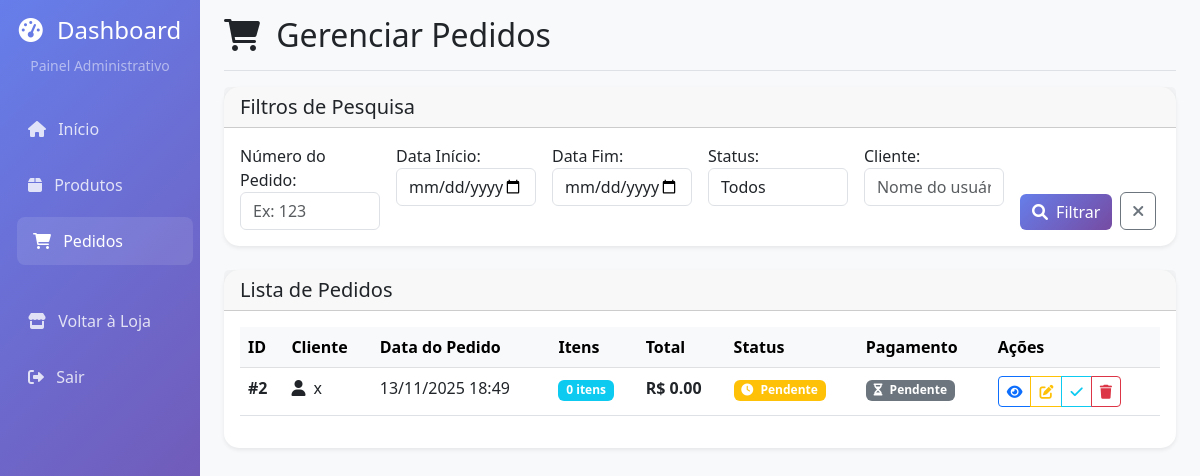
Screenshot of /dashboard/pedidos/ (signed in) with the database file from the repository.
### carrinho/models.py (models this page shows, shortened)
class Pedido(models.Model):
    usuario = models.ForeignKey(User, on_delete=models.SET_NULL, null=True, blank=True)
    data_pedido = models.DateTimeField(auto_now_add=True)
    completo = models.BooleanField(default=False)
    transaction_id = models.CharField(max_length=100, null=True)
    status_pagamento = models.CharField(max_length=20, default='pendente') # Adicionado campo de status de pagamento
    @property
    def get_carrinho_total(self):
        itempedidos = self.itempedido_set.all()
        total = sum([item.get_total for item in itempedidos])
        return total
    @property
    def get_carrinho_itens(self):
        itempedidos = self.itempedido_set.all()
        total = sum([item.quantidade for item in itempedidos])
        return total

### dashboard/views.py (the view)
# urls.py: path('pedidos/', views.pedidos_list, name='pedidos_list'),
@login_required
@user_passes_test(is_staff_user)
def pedidos_list(request):
    form = PedidoFilterForm(request.GET)
    pedidos = Pedido.objects.all()
    if form.is_valid():
        pedido_id = form.cleaned_data.get('pedido_id')
        data_inicio = form.cleaned_data.get('data_inicio')
        data_fim = form.cleaned_data.get('data_fim')
        status = form.cleaned_data.get('status')
        usuario = form.cleaned_data.get('usuario')
        if pedido_id:
            pedidos = pedidos.filter(id=pedido_id)
        if data_inicio:
            pedidos = pedidos.filter(data_pedido__date__gte=data_inicio)
        if data_fim:
            pedidos = pedidos.filter(data_pedido__date__lte=data_fim)
        if status:
            if status == 'completo':
                pedidos = pedidos.filter(completo=True)
            elif status == 'pendente':
                pedidos = pedidos.filter(completo=False)
        if usuario:
            pedidos = pedidos.filter(usuario__username__icontains=usuario)
    pedidos = pedidos.order_by('-data_pedido')
    paginator = Paginator(pedidos, 15)  # 15 pedidos por página
    page_number = request.GET.get('page')
    page_obj = paginator.get_page(page_number)
    context = {
        'page_obj': page_obj,
        'form': form,
    }
    return render(request, 'dashboard/pedidos_list.html', context)

### dashboard/forms.py
class PedidoFilterForm(forms.Form):
    pedido_id = forms.IntegerField(
        required=False,
        label='Número do Pedido',
        widget=forms.NumberInput(attrs={
            'class': 'form-control',
            'placeholder': 'Ex: 123'
        })
    )
    data_inicio = forms.DateField(
        required=False,
        label='Data Início',
        widget=forms.DateInput(attrs={
            'class': 'form-control',
            'type': 'date'
        })
    )
    data_fim = forms.DateField(
        required=False,
        label='Data Fim',
        widget=forms.DateInput(attrs={
            'class': 'form-control',
            'type': 'date'
        })
    )
    status = forms.ChoiceField(
        required=False,
        label='Status',
        choices=[
            ('', 'Todos'),
            ('completo', 'Completo'),
            ('pendente', 'Pendente'),
        ],
        widget=forms.Select(attrs={'class': 'form-control'})
    )
    usuario = forms.CharField(
        required=False,
        label='Cliente',
        widget=forms.TextInput(attrs={
            'class': 'form-control',
            'placeholder': 'Nome do usuário'
        })
    )

### dashboard/views.py (called while the page is built)
def is_staff_user(user):
    return user.is_staff

### dashboard/templates/dashboard/pedidos_list.html (shortened to what this page needs)
{% extends 'dashboard/base.html' %}
{% block page_title %}
    <i class="fas fa-shopping-cart me-2"></i>
    Gerenciar Pedidos
{% endblock %}
{% block content %}
    <div class="card">
        <div class="card-header">
            <h5 class="card-title mb-0">Filtros de Pesquisa</h5>
        </div>
        <div class="card-body">
            <form method="GET" class="row g-3">
                <div class="col-md-2">
                    {{ form.pedido_id.label_tag }}
                    {{ form.pedido_id }}
                </div>
                <div class="col-md-2">
                    {{ form.data_inicio.label_tag }}
                    {{ form.data_inicio }}
                </div>
                <div class="col-md-2">
                    {{ form.data_fim.label_tag }}
                    {{ form.data_fim }}
                </div>
                <div class="col-md-2">
                    {{ form.status.label_tag }}
                    {{ form.status }}
                </div>
                <div class="col-md-2">
                    {{ form.usuario.label_tag }}
                    {{ form.usuario }}
                </div>
                <div class="col-md-2 d-flex align-items-end">
                    <button type="submit" class="btn btn-primary me-2">
                        <i class="fas fa-search me-1"></i>
                        Filtrar
                    </button>
                    <a href="{% url 'dashboard:pedidos_list' %}" class="btn btn-outline-secondary">
                        <i class="fas fa-times"></i>
                    </a>
                </div>
            </form>
        </div>
    </div>
    <div class="card mt-4">
        <div class="card-header">
            <h5 class="card-title mb-0">Lista de Pedidos</h5>
        </div>
        <div class="card-body">
            {% if page_obj %}
                <div class="table-responsive">
                    <table class="table table-hover">
                        <thead class="table-light">
                            <tr>
                                <th>ID</th>
                                <th>Cliente</th>
                                <th>Data do Pedido</th>
                                <th>Itens</th>
                                <th>Total</th>
                                <th>Status</th>
                                <th>Pagamento</th>
                                <th>Ações</th>
                            </tr>
                        </thead>
                        <tbody>
                            {% for pedido in page_obj %}
                            <tr>
                                <td><strong>#{{ pedido.id }}</strong></td>
                                <td>
                                    {% if pedido.usuario %}
                                        <i class="fas fa-user me-1"></i>
                                        {{ pedido.usuario.username }}
                                    {% else %}
                                        <i class="fas fa-user-slash me-1 text-muted"></i>
                                        <span class="text-muted">Anônimo</span>
                                    {% endif %}
                                </td>
                                <td>{{ pedido.data_pedido|date:"d/m/Y H:i" }}</td>
                                <td>
                                    <span class="badge bg-info">{{ pedido.get_carrinho_itens }} itens</span>
                                </td>
                                <td><strong>R$ {{ pedido.get_carrinho_total|floatformat:2 }}</strong></td>
                                <td>
                                    {% if pedido.completo %}
                                        <span class="badge bg-success">
                                            <i class="fas fa-check me-1"></i>
                                            Finalizado
                                        </span>
                                    {% else %}
                                        <span class="badge bg-warning">
                                            <i class="fas fa-clock me-1"></i>
                                            Pendente
                                        </span>
                                    {% endif %}
                                </td>
                                <td>
                                    {% if pedido.status_pagamento == 'pago' %}
                                        <span class="badge bg-success">
                                            <i class="fas fa-credit-card me-1"></i>
                                            Pago
                                        </span>
                                    {% elif pedido.status_pagamento == 'cancelado' %}
                                        <span class="badge bg-danger">
                                            <i class="fas fa-times me-1"></i>
                                            Cancelado
                                        </span>
                                    {% else %}
                                        <span class="badge bg-secondary">
                                            <i class="fas fa-hourglass-half me-1"></i>
                                            Pendente
                                        </span>
                                    {% endif %}
                                </td>
                                <td>
                                    <div class="btn-group" role="group">
                                        <a href="{% url 'dashboard:pedido_detail' pedido.id %}"
                                           class="btn btn-sm btn-outline-primary" title="Ver Detalhes">
                                            <i class="fas fa-eye"></i>
                                        </a>
                                        <a href="{% url 'dashboard:pedido_update' pedido.id %}"
                                           class="btn btn-sm btn-outline-warning" title="Editar">
                                            <i class="fas fa-edit"></i>
                                        </a>
                                        <button type="button" class="btn btn-sm btn-outline-info toggle-status"
                                                data-pedido-id="{{ pedido.id }}"
                                                data-current-status="{{ pedido.completo|yesno:'true,false' }}"
                                                title="Alternar Status">
                                            {% if pedido.completo %}
                                                <i class="fas fa-undo"></i>
                                            {% else %}
                                                <i class="fas fa-check"></i>
                                            {% endif %}
                                        </button>
                                        <a href="{% url 'dashboard:pedido_delete' pedido.id %}"
                                           class="btn btn-sm btn-outline-danger" title="Deletar">
                                            <i class="fas fa-trash"></i>
                                        </a>
                                    </div>
                                </td>
                            </tr>
                            {% endfor %}
                        </tbody>
                    </table>
                </div>
            {% else %}
                <div class="text-center py-5">
                    <i class="fas fa-shopping-cart fa-3x text-muted mb-3"></i>
                    <h5 class="text-muted">Nenhum pedido encontrado</h5>
                    <p class="text-muted">Tente ajustar os filtros de pesquisa</p>
                </div>
            {% endif %}
        </div>
    </div>
{% endblock %}

### dashboard/templates/dashboard/base.html (style rules this page uses)
.card { border: none; border-radius: 15px; box-shadow: 0 0.125rem 0.25rem rgba(0, 0, 0, 0.075); transition: transform 0.2s ease, box-shadow 0.2s ease; }
.btn-primary { background: linear-gradient(135deg, #667eea 0%, #764ba2 100%); border: none; }

### rows the page displays
Pedido: id "2", usuario.username "x", data_pedido "13/11/2025 18:49", get_carrinho_itens "0", get_carrinho_total "0.00", completo False (drawn), status_pagamento "Pendente"
